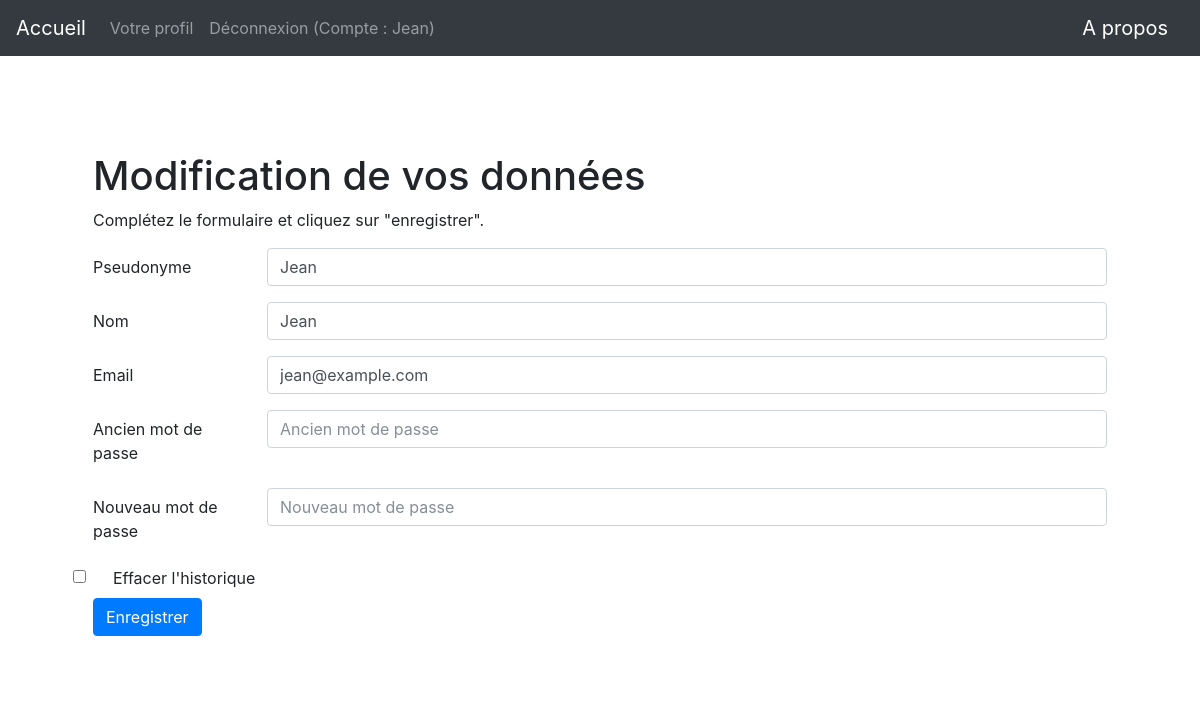
The page /modification (signed in) on the database its author committed.
### app/modeles/utilisateurs.py (models this page shows, shortened)
class User(UserMixin, users.Model):
    user_id = users.Column(users.Integer, unique=True, nullable=False, primary_key=True, autoincrement=True)
    user_nom = users.Column(users.Text, nullable=False)
    user_login = users.Column(users.String(45), nullable=False, unique=True)
    user_email = users.Column(users.Text, nullable=False)
    user_password = users.Column(users.String(100), nullable=False)
    user_historique = users.Column(users.String(1000))

### app/routes.py (the view, shortened to what this page needs)
@app.route("/modification", methods=["POST", "GET"])
@login_required
def modification():
    id = current_user.user_id
    user = User.query.get_or_404(id)
    return render_template("edition.html", user=user)

### app/modeles/utilisateurs.py (called while the page is built)
@login.user_loader
def trouver_utilisateur_via_id(identifiant):
    return User.query.get(int(identifiant))

### app/templates/edition.html (shortened to what this page needs)
{% extends "base.html" %}
{% block body %}
<h1>Modification de vos données</h1>
<p>Complétez le formulaire et cliquez sur "enregistrer".</p>
<form class="form" method="POST" action="{{url_for("modification")}}">
  <div class="form-group row">
    <label for="register-login" class="col-sm-2 col-form-label">Pseudonyme</label>
    <div class="col-sm-10">
      <input type="text" class="form-control" id="register-login" name="login" value="{{user.user_login}}">
    </div>
  </div>
  <div class="form-group row">
    <label for="register-nom" class="col-sm-2 col-form-label">Nom</label>
    <div class="col-sm-10">
      <input type="text" class="form-control" id="register-nom" value="{{user.user_nom}}" name="nom">
    </div>
  </div>
  <div class="form-group row">
    <label for="register-email" class="col-sm-2 col-form-label">Email</label>
    <div class="col-sm-10">
      <input type="email" class="form-control" id="register-email" value="{{user.user_email}}" name="email">
    </div>
  </div>
  <div class="form-group row">
    <label for="register-password" class="col-sm-2 col-form-label">Ancien mot de passe</label>
    <div class="col-sm-10">
      <input type="password" class="form-control" id="old-password" placeholder="Ancien mot de passe" name="anc_motdepasse">
    </div>
  </div>
<div class="form-group row">
    <label for="register-password" class="col-sm-2 col-form-label">Nouveau mot de passe</label>
    <div class="col-sm-10">
      <input type="password" class="form-control" id="register-password" placeholder="Nouveau mot de passe" name="nouv_motdepasse">
    </div>
  </div>
  <div class="form-check">
  <input class="form-check-input" type="checkbox" id="effacer">
  <label class="form-check-label" for="effacer">
    Effacer l'historique
  </label>
</div>
  <div>
    <button type="submit" class="btn btn-primary">Enregistrer</button>
  </div>
</form>
{% endblock %}

### app/templates/base.html (shortened to what this page needs)
<!DOCTYPE html>
<html lang="fr">
    <head>
        {% include "css.html" %}
    </head>
    <nav class="navbar navbar-expand-md navbar-dark bg-dark justify-content-between">
        <a class="navbar-brand" href="{{ url_for('accueil') }}">Accueil</a>
        <ul class="navbar-nav mr-auto">
            {% if not current_user.is_authenticated %}
              <li class="nav-item">
                <a class="nav-link" href="{{url_for("inscription")}}">Inscription</a>
              </li>
              <li class="nav-item">
                <a class="nav-link" href="{{url_for("connexion")}}">Connexion</a>
              </li>
            {% else %}
            <li class="nav-item">
              <a class="nav-link" href="{{url_for("profil")}}">Votre profil</a>
            </li>
              <li class="nav-item">
                <a class="nav-link" href="{{url_for("deconnexion")}}">Déconnexion (Compte : {{current_user.user_nom}})</a>
              </li>
            {% endif %}
        </ul>
        <a class="navbar-brand" href="{{ url_for('a_propos') }}">A propos</a>
    </nav>
     <body class="body">
        <div class="container">
            <div class="card border-0 shadow my-5">
              <div class="card-body p-5">
                {% block body %}
                {% endblock %}
              </div>
            </div>
          </div>
    </body>
</html>

### rows shown on the page
User: user_nom "Jean", login "Jean", nom "Jean", email "jean@example.com"
